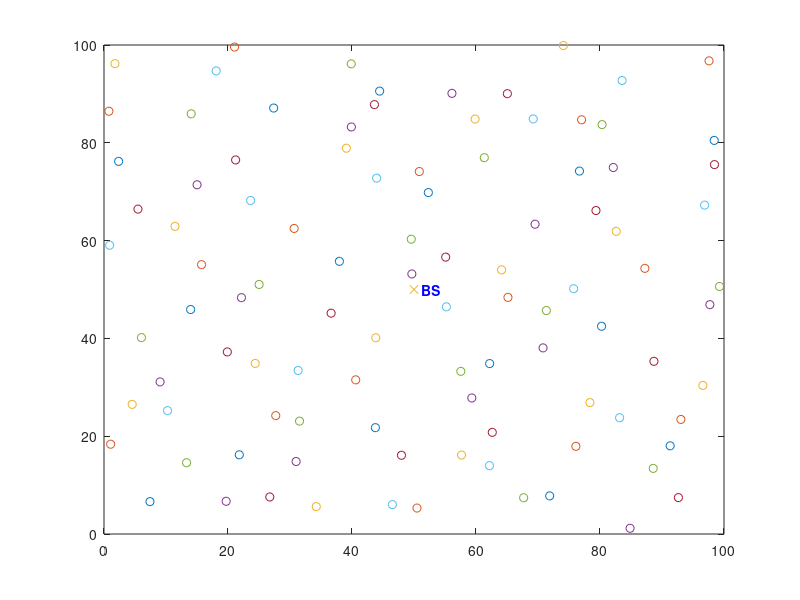

Source code (MATLAB): (Note: this script raises an error after producing the figure.)
clear all;
close all;
clc;

% figure(1);

load('test.mat');
Rmax = 30;
figure(1);

for r=1:1:6000
    r
    figure(1);
    hold off;
    
    dead = 0;
    for i=1:1:n
        %checking if there is a dead node
        if (S(i).RE<=0)
            plot(S(i).xd,S(i).yd,'red +');
            dead=dead+1;
            S(i).state='DEAD';
            S(i).type='DEAD';
            S(i).RE = 0;
            hold on;
        else
            S(i).type='N';
            S(i).state='Initial_State';
            plot(S(i).xd,S(i).yd,'o');
            hold on;
        end
    end
    plot(S(n+1).xd,S(n+1).yd,'x');
    text(S(n+1).xd,S(n+1).yd,'  BS','Color','b','FontWeight','b');
    
    STATISTICS(r+1).DEAD=dead;
    DEAD(r+1)=dead;
    
%     if(dead==1)
%         if(flag_first_dead==0)
%             first_dead=r;
%             flag_first_dead=1;
%             beep;
%             msgbox('Danger, A node has dead');
%         end
%     end
    
    %  CH %
    for i= 1:1:n
       if (S(i).RE >0 )
           % Compute Neigbor desity & neighbor cost
           number_neighbor_i = 0;
           sigma_neigh_cost = 0;
           for j= 1:1:n
               disJtoI = sqrt((S(i).xd-S(j).xd)^2 + (S(i).yd-S(j).yd)^2);
               if (disJtoI <= Rmax && disJtoI > 0)
                   number_neighbor_i = number_neighbor_i + 1;
                   sigma_neigh_cost = sigma_neigh_cost + disJtoI^2;
               end
           end
           S(i).neigh_des = number_neighbor_i/n; 
           S(i).neigh_cost = (sqrt(sigma_neigh_cost/number_neighbor_i))/Rmax;
           
           
           S(i).distoBS = sqrt( (S(i).xd-S(n+1).xd)^2 + (S(i).yd-S(n+1).yd)^2);

           % compute Td 
           Energy_level = S(i).RE/S(i).Initial_energy;
%            fis1 = readfis('dis_Fuzzyfitness1');           
           S(i).Fuzzy_fitness1 = evalfis([Energy_level S(i).distoBS], fis1);
           S(i).Fuzzy_fitness2 = evalfis([S(i).neigh_des S(i).neigh_cost], fis2);

           % random alpha from [0.9 1]
           alpha = rand(1,1) / 10 + 0.9;
%            alpha = 0.9423;
           
           S(i).Td = alpha * (1 - S(i).Fuzzy_fitness1) * Tc;
           %%S(i).rad = evalfis([S(i).RE S(i).distoBS S(i).Fuzzy_fitness1], fis1);

           %Initial candidates
           S(i).candidate = [];
       end
    end
    
    %disp([S.Td]);

    % Start Bau CH
    % Bau CH
    number_normal_node = 100;
    cluster = 0;
    while number_normal_node > 0
         for i= 1:1:n
           CH_selection = 0;
           min_Td = Tc;

           for j= 1:1:n
               % Chon thang co Td nho nhat ma chua phai la CH va khong phai la
               % worker cua thang khac (nam trong ban kinh cua 1 CH nao do)
             if (S(j).RE > 0 && S(j).Td < min_Td && isequal(S(j).type,'N') && length(S(j).candidate) == 0)
                min_Td = S(j).Td;
                CH_selection = j; 
             end
           end

           if (i == CH_selection)
               S(i).type = 'CH';
               S(i).rad = evalfis([S(i).Fuzzy_fitness1 S(i).Fuzzy_fitness2], fis3);

               S(i).number_worker = 0;
               cluster = cluster +1;

               plot(S(i).xd,S(i).yd,'k*');
               % compute node j received from i
               for t= 1:1:n
                 if ((isequal(S(t).type,'N') || isequal(S(t).type,'W'))&& (S(t).RE >0))
                    disJToI = sqrt( (S(i).xd-S(t).xd)^2 + (S(i).yd-S(t).yd)^2 );
                    if (disJToI <= S(i).rad)
                        k = length(S(t).candidate) + 1;
                        S(t).type = 'W';
                        S(t).candidate(k) = i;
                    end
                 end  
               end
           end
         end
         number_normal_node = 0;
         for i= 1:1:n
            if (isequal(S(i).type,'N') && (S(i).RE >0))
                number_normal_node = number_normal_node + 1;
            end
         end
    end

    % Chon CH cho worker
    for j= 1:1:n
        if (isequal(S(j).type,'W') && (S(j).RE >0) && length(S(j).candidate) > 0)
            candidate = S(j).candidate;
            CH_i = candidate(1);
            dist_Sj_CH_i = sqrt((S(j).xd-S(CH_i).xd)^2 + (S(j).yd-S(CH_i).yd)^2 );
            CH_cost_1 = dist_Sj_CH_i * S(CH_i).distoBS/S(CH_i).RE;
            CH = CH_i; 

            for i= 2:1:length(candidate)
                CH_i = candidate(i);
                dist_Sj_CH_i = sqrt((S(j).xd-S(CH_i).xd)^2 + (S(j).yd-S(CH_i).yd)^2 );
                CH_cost = dist_Sj_CH_i * S(CH_i).distoBS/S(CH_i).RE;

                if (CH_cost < CH_cost_1) 
                    CH = CH_i;
                    CH_cost_1 = CH_cost;
                end
            end

            S(j).CH = CH;
            S(CH).number_worker = S(CH).number_worker + 1;
        end
    end
    %----End Cluster----
    
    %----Begin Routing-----
    % countCH = 0;
    CH_number = S(strcmp({S.type},'CH'));
    %Hoanh do cua CH
    x_CH = [CH_number.xd,S(n+1).xd]';
    %Tung do cua CH
    y_CH = [CH_number.yd,S(n+1).yd]';
    %id cua CH (sap xep theo so thu tu cua ma tran input cua code)
    id_CH = [CH_number.id, 101]';
    %Trong nay chua toan bo diem CH va diem sink ben duoi cung
    All_CH = [id_CH x_CH y_CH];
    %Khai bao so luong cua cac node ket noi trong network
    num_nodes = length(All_CH);
    num_segs=0;
    
    segments = zeros(length(All_CH)*(length(All_CH)-1)/2,3);
    for a = 1:length(All_CH)-1 % create edges between some of the nodes
        text(All_CH(a,2),All_CH(a,3),[' ' num2str(id_CH(a))],'Color','b','FontWeight','b')
        for b = a+1:length(All_CH)
            d = sqrt(sum((All_CH(a,2:3) - All_CH(b,2:3)).^2));
            if (d < Rmax)
                %plot([All_CH(a,2) All_CH(b,2)],[All_CH(a,3) All_CH(b,3)],'k.-')
                % add this link to the segments list
                num_segs = num_segs + 1;
                segments(num_segs,:) = [num_segs All_CH(a,1) All_CH(b,1)];
            end

        end
    end
    %Like a routing table
    segments(num_segs+1:num_nodes * (num_nodes-1)/2,:) = [];
    %------End Routing--------
    
    %Reduce energy
    %Initial Energy bit
%     Eb = 13e-9;
     Eb=1e-6;
%     Energy_Transmission = 0;
    for i = 1:1:length(CH_number)
        [distance, path] = dijkstra(All_CH, segments, CH_number(i).id, 101);
        Energy_Transmission = 0;
        path
        if isnan(path)
            continue;
        end
        for k = 1:1:length(path)-1
            Energy_Transmission = CH_number([CH_number.id] == path(k)).number_worker*Eb*bit + Energy_Transmission;
            CH_number([CH_number.id] == path(k)).RE = CH_number([CH_number.id] == path(k)).RE - Energy_Transmission;
            
            if(CH_number([CH_number.id] == path(k)).RE <= 0)
               CH_number([CH_number.id] == path(k)).RE = 0;
               S([S.id] == CH_number([CH_number.id] == path(k)).id).state = 'DEAD';
               S([S.id] == CH_number([CH_number.id] == path(k)).id).type = 'DEAD';
            end
            S([S.id] == CH_number([CH_number.id] == path(k)).id).RE = CH_number([CH_number.id] == path(k)).RE;
            
            
        end
    end
    % S.RE = CH_number.RE
%     [CH_number.RE]
end